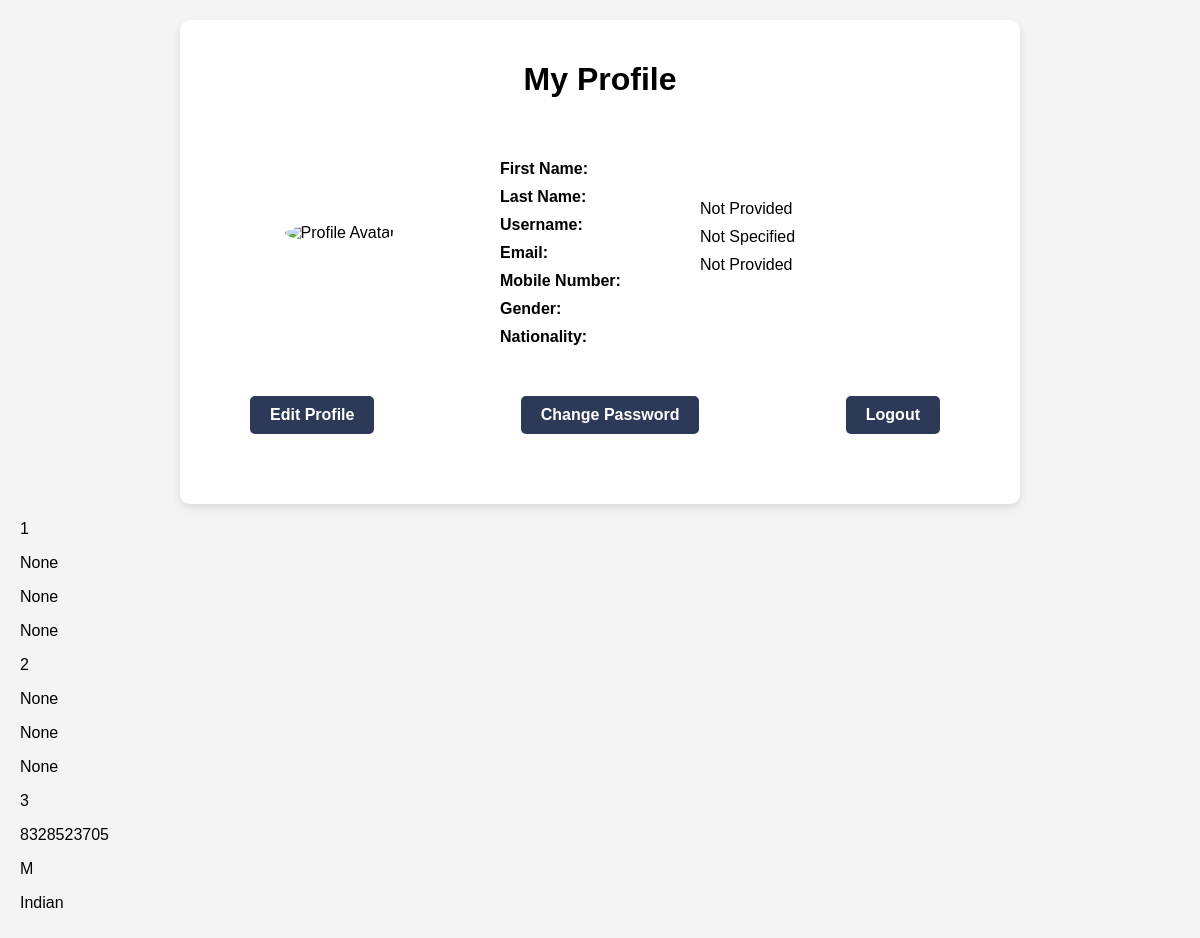
/profile/, run on the app's committed database.
### myapp/models.py (models this page shows, shortened)
class Profile(models.Model):
    GENDER_CHOICES = [
        ('M', 'Male'),
        ('F', 'Female'),
        ('O', 'Other'),
    ]
    user = models.OneToOneField(User, on_delete=models.CASCADE)
    avatar = models.ImageField(upload_to='avatars/', null=True, blank=True)
    mobile_number = models.CharField(max_length=15, blank=True, null=True)  # Optional field
    gender = models.CharField(max_length=1, choices=GENDER_CHOICES, blank=True, null=True)  # Optional field
    nationality = models.CharField(max_length=50, blank=True, null=True)  # Optional field

### myapp/views.py (the view)
# urls.py: path('profile/', views.my_profile, name='profile'),
def my_profile(request):
    user = request.user
    with connection.cursor() as cursor:
        cursor.execute("SELECT * FROM myapp_profile;")
        rows = cursor.fetchall()
    results = [{'1': row[0], '2': row[2], '3': row[3] , '4':row[4]} for row in rows]
    context = {
        'user': user,
        'result':results
    }
    return render(request, 'myprofile.html', context)

### templates/myprofile.html (shortened to what this page needs)
{% load static %}
<!DOCTYPE html>
<html lang="en">
<head>
    <link rel="stylesheet" href="{% static 'myprofile.css' %}">
</head>
<body>
    <div class="profile-container">
        <h1>My Profile</h1>
        <div class="profile-details">
            <div class="profile-avatar">
                <img src="{% if user.profile.avatar %}{{ user.profile.avatar.url }}{% else %}{% static 'default-avatar.png' %}{% endif %}" alt="Profile Avatar">
            </div>
            <div class="profile-info">
                <div>
                    <div class="profile-info-names">
                        <strong>First Name:</strong>
                    </div>
                    <div class="profile-info-names">
                        <strong>Last Name:</strong>
                    </div>
                    <div class="profile-info-names">
                        <strong>Username:</strong>
                    </div>
                    <div class="profile-info-names">
                        <strong>Email:</strong>
                    </div>
                    <div class="profile-info-names">
                        <strong>Mobile Number:</strong>
                    </div>
                    <div class="profile-info-names">
                        <strong>Gender:</strong>
                    </div>
                    <div class="profile-info-names">
                        <strong>Nationality:</strong>
                    </div>
                </div>
                <div>
                    <div class="profile-info-elements">
                    </div>
                    <div class="profile-info-elements">
                    </div>
                    <div class="profile-info-elements">
                    </div>
                    <div class="profile-info-elements">
                    </div>
                    <div class="profile-info-elements">
                        <p>{{ user.profile.mobile_number|default:"Not Provided" }}</p>
                    </div>
                    <div class="profile-info-elements">
                        <p>{{ user.profile.get_gender_display|default:"Not Specified" }}</p>
                    </div>
                    <div class="profile-info-elements">
                        <p>{{ user.profile.nationality|default:"Not Provided" }}</p>
                    </div>
                </div>
            </div>
        </div>
        <div class="profile-actions">
            <a href="{% url 'edit_profile' %}" class="btn">Edit Profile</a>
            <a href="" class="btn">Change Password</a>
            <a href="{% url 'logout' %}" class="btn">Logout</a>
        </div>
    </div>
    <div>
        {% for result in result%}
        <p> {{result.1}}</p>
        <p> {{result.2}}</p>
        <p> {{result.3}}</p>
        <p> {{result.4}}</p>
        {% endfor %}
    </div>
</body>
</html>
<!-- {% load static %}
<!DOCTYPE html>
<html lang="en">
<head>
    <meta charset="UTF-8">
    <meta name="viewport" content="width=device-width, initial-scale=1.0">
    <title>My Profile</title>
    <link rel="stylesheet" href="{% static 'myprofile.css' %}">
</head>
<body>
    <div class="profile-container">
        <h1>My Profile</h1>
        <div class="profile-details">
            <div class="profile-avatar">
                <img src="{% if user.profile.avatar %}{{ user.profile.avatar.url }}{% else %}{% static 'default-avatar.png' %}{% endif %}" alt="Profile Avatar">
            </div>
            <div class="profile-info">
                <div>
                    <div class="profile-info-names">
                        <strong>FirstName:</strong>
                    </div>
                    <div class="profile-info-names">
                        <strong>SecondName:</strong>
                    </div>
                    <div class="profile-info-names">
                        <strong>UserName:</strong>
                    </div>
                    <div class="profile-info-names">
                        <strong>Email:</strong>
                    </div>
                </div>
                <div>
                    <div class="profile-info-elements" >
                        <p> {{ user.first_name}}</p>
                    </div>
                    <div class="profile-info-elements">
                        <p> {{ user.last_name }}</p>
                    </div>
                    <div class="profile-info-elements">
                        <p>{{ user.username }}</p>
                    </div>
                    <div class="profile-info-elements">
                        <p> {{ user.email }}</p>
                    </div>
                </div>
            </div>
        </div>
        <div class="profile-actions">
            <a href="" class="btn">Edit Profile</a>
            <a href="" class="btn">Change Password</a>
            <a href="{% url 'logout'%}" class="btn">Logout</a>
        </div>
    </div>
    <div>
        <p>
            Type text to add to your todo list
        </p>
        <input type="text" class="todo_input">
        <button  onclick="todo()" class="js-todo-button">
            Add
        </button>
        <div class="todolist_elements">
        </div>
    </div>
    <script>
        const todolist =[];
        rendertodolist();
        function rendertodolist(){
            let pagehtml ='';
            for(let i=0;i<todolist.length;i++){
                const listelement =todolist[i];
                const html = `
                <p>
                    ${listelement}
                    <button onclick="
                    todolist.splice(${i},1);
                    rendertodolist();
                    ">delete</button>
                </p>`;
                pagehtml +=html;
            }
            const deleteall =`<button onclick="
                                    todolist.splice(0,${todolist.length});
                                    rendertodolist();
                                              ">
                               delete all</button>`;
            if(todolist.length>1){
                pagehtml+=deleteall;
            }
            document.querySelector(".todolist_elements").innerHTML=pagehtml;
        }
        function todo(){
            const element =document.querySelector(".todo_input");
            const name = element.value;
            console.log(name);
            todolist.push(name);
            element.value='';
            rendertodolist();
        }
    </script>
</body>
</html> -->

### static/myprofile.css (style rules this page uses)
body { font-family: Arial, sans-serif; background-color: #f4f4f4; margin: 0; padding: 20px; }
.profile-container { max-width: 800px; margin: 0 auto; padding: 20px; text-align: center; border-radius: 10px; background-color: #ffffff; box-shadow: 0 4px 8px rgba(0, 0, 0, 0.1); }
.profile-details { display: flex; align-items: center; margin-top: 20px; }
.profile-avatar { width:300px }
.profile-avatar img { width: 200px; height: 200px; border-radius: 50%; object-fit: cover; margin-right: 20px; }
.profile-info { display: flex; margin-top:30px; }
.profile-info-names { width:200px; display: flex; flex-direction: column; align-items: start; }
.profile-info-names strong { margin: 0px; padding-top: 10px; }
.profile-info-elements { display:flex; flex-direction: column; align-items: start; }
.profile-info-elements p { flex:1; margin: 0px; padding-top: 10px; }
.profile-actions { margin: 50px; display: flex; flex-direction: row; justify-content: space-between; }
.profile-actions .btn { display: inline-block; padding: 10px 20px; margin-right: 10px; background-color: #2c3a57; color: white; text-decoration: none; border-radius: 5px; font-weight: bold; }

### data on the page
Profile: id "3", mobile_number "8328523705", gender "M", nationality "Indian"

### other printed values
{{ user.profile.mobile_number|default:"Not Provided" }} "Not Provided"
{{ user.profile.get_gender_display|default:"Not Specified" }} "Not Specified"
{{ user.profile.nationality|default:"Not Provided" }} "Not Provided"
{{ result.1 }} "1" "2"
{{ result.2 }} "None" "None"
{{ result.3 }} "None" "None"
{{ result.4 }} "None" "None"
